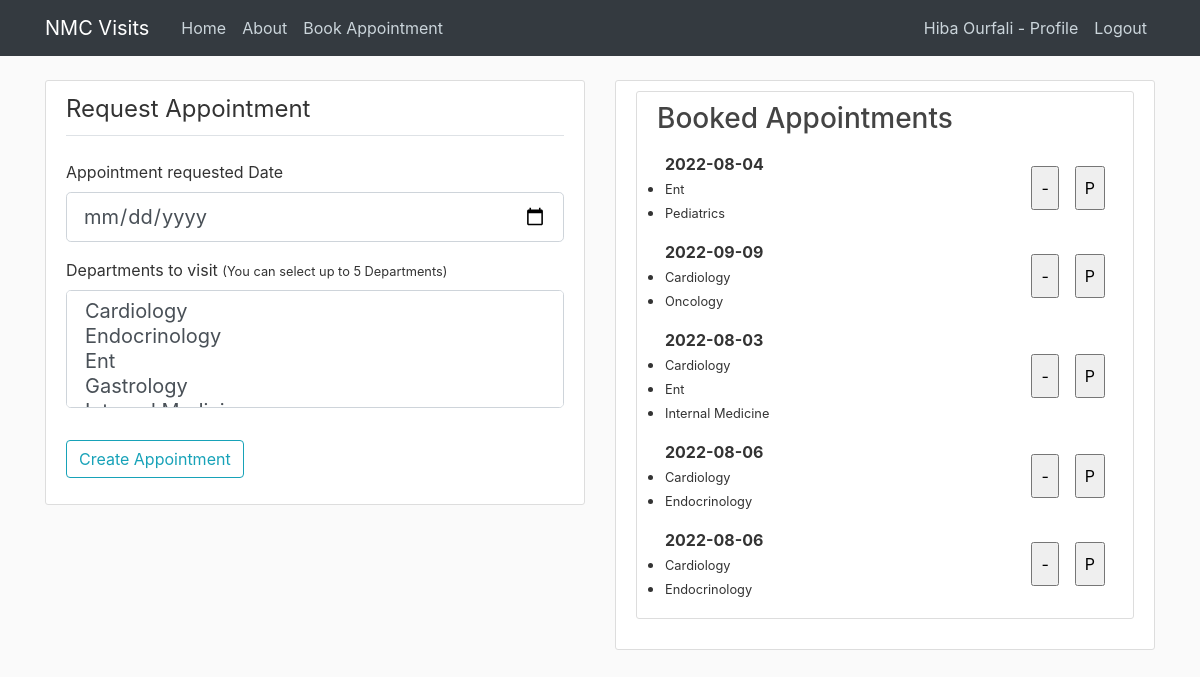
The page /createAppointment (signed in) on the database its author committed.
### nmcvisits/models.py (models this page shows, shortened)
class User(db.Model, UserMixin):
    id = db.Column(db.Integer, primary_key=True)
    username = db.Column(db.String(100), nullable=False)
    email = db.Column(db.String(100), unique=True, nullable=False)
    password = db.Column(db.String(), nullable=False)
    company = db.Column(db.String())
    jobTitle = db.Column(db.String())
    phone = db.Column(db.String())
    imageFile = db.Column(db.String(20), nullable=False, default='default.jpg')
    role = db.Column(db.String(20), nullable=False, default="Visitor")
    notes = db.Column(db.String(300))
    appointments = db.relationship('Appointment', backref='visitor', lazy=True)

class Departments(db.Model):
    id = db.Column(db.Integer, primary_key=True)
    departmentName = db.Column(db.String(50), nullable=False)

### nmcvisits/routes.py (the view, shortened to what this page needs)
@app.route("/createAppointment", methods=["POST", "GET"])
@login_required
def createAppointment():
    form = CreateAppointment()
    appointments = []
    rows = Appointment.query.filter_by(visitor_id=current_user.id)
    for row in rows:
        entry={}
        entry["appointmentDate"] = row.appointmentDate.date()
        entry['appointment_id'] = row.id
        dpts = VisitedDepartments.query.filter_by(appointment_id=row.id)
        listOfDpts = []
        for dpt in dpts:
            name = Departments.query.filter_by(id=dpt.department_id).first()
            listOfDpts.append(name.departmentName)
        entry["departments"] = listOfDpts
        appointments.append(entry)
    return render_template("createAppointment.html", sidebar = 6, form=form, appointments=appointments)

### nmcvisits/forms.py (shortened to what this page needs)
class CreateAppointment(FlaskForm):
    appointmentDate = DateField("Appointment requested Date", validators=[DataRequired()])
    department = SelectMultipleField("Departments to visit", validators=[DataRequired()], choices=getDepartments)
    submit = SubmitField('Create Appointment')

### nmcvisits/helpers.py (called while the page is built)
def getDepartments():
    departments = []
    for row in Departments.query.all():
        departments.append(row.departmentName)
        departments.sort()
    return departments

### nmcvisits/models.py (called while the page is built)
@login_manager.user_loader
def load_user(user_id):
    return User.query.get(int(user_id))

### nmcvisits/templates/createAppointment.html (shortened to what this page needs)
{% extends "layout.html" %}
{% block body %}
    <div class="content-section">
        <form method="Post" action="">
            <fieldset class="form-group">
                <legend class="border-bottom mb-4 pb-2">Request Appointment</legend>
                <div class="form-group">
                    {{ form.appointmentDate.label(class="form-control-label") }}
                    {% if form.appointmentDate.errors %}
                        {{ form.appointmentDate(class="form-control form-control-lg is-invalid") }}
                        <div class="invalid-feedback">
                            {% for error in form.appointmentDate.errors %}
                                <span>{{ error }}</span>
                            {% endfor %}
                        </div>
                    {% else %}
                        {{ form.appointmentDate(class="form-control form-control-lg") }}
                    {% endif %}
                </div>
                <div class="form-group">
                    {{ form.department.label(class="form-control-label") }}
                    <small class="muted">(You can select up to 5 Departments)</small>
                    {% if form.department.errors %}
                        {{ form.department(class="form-control form-control-lg is-invalid") }}
                        <div class="invalid-feedback">
                            {% for error in form.department.errors %}
                                <span>{{ error }}</span>
                            {% endfor %}
                        </div>
                    {% else %}
                        {{ form.department(class="form-control form-control-lg") }}
                    {% endif %}
                </div>
            </fieldset>
            <div class="form-group">
                {{ form.submit(class="btn btn-outline-info") }}
            </div>
        </form>
    </div>
{% endblock %}
{% block side %}
<div class="content-section">
    {% if appointments %}
    <h3>Booked Appointments</h3>
        <ul class="list-group">
            {% for appointment in appointments %}
                    <div class="d-flex flex-fill flex-row align-content-stretch p-2">
                            <div class="align-self-stretch align-items-center">
                                <li class="d-flex align-content-stretch"><strong>{{appointment.appointmentDate}}</strong></li>
                                {% for dpt in appointment.departments %}
                                    <li>
                                        <small>{{dpt}}</small>
                                    </li>
                                {% endfor %}
                            </div>
                            <div class="d-flex ml-auto align-content-end align-items-center">
                                <form class="d-flex flex-fill flex-row p-2" method="Post" action="{{url_for('deleteAppointment')}}">
                                    <input class="p-2" type="submit" name="submitbutton" id="submitbutton" value="-">
                                </form>
                                <form action="{{url_for('printAppointment')}}" method="Post">
                                    <input class="p-2 ml-2" type="submit" value="P">
                                </form>
                            </div>
                    </div>
            {% endfor %}
        </ul>
</div>
{% else %}
<h3>No Booked Appointments</h3>
{% endif %}
{% endblock %}

### nmcvisits/templates/layout.html (shortened to what this page needs)
<!DOCTYPE html>
<html>
<head>
    <link rel="stylesheet" href="https://maxcdn.bootstrapcdn.com/bootstrap/4.0.0/css/bootstrap.min.css">
    <link rel="stylesheet" type="text/css" href="{{ url_for('static', filename='styles.css') }}">
</head>
<body>
    <header class="site-header">
      <nav class="navbar navbar-expand-md navbar-dark bg-dark fixed-top">
        <div class="container">
          <a class="navbar-brand mr-4" href="/">NMC Visits</a>
          <div class="collapse navbar-collapse" id="navbarToggle">
            <div class="navbar-nav mr-auto">
              {% if current_user.role != "Admin" %}
              <a class="nav-item nav-link" href="{{ url_for('home') }}">Home</a>
              <a class="nav-item nav-link" href="{{ url_for('about') }}">About</a>
              <a class="nav-item nav-link" href="{{ url_for('createAppointment') }}">Book Appointment</a>
              {% endif %}
            </div>
            <div class="navbar-nav">
              {% if current_user.is_authenticated %}
              <a class="nav-item nav-link" href="{{ url_for('profile') }}">{{current_user.username}} - Profile</a>
              <a class="nav-item nav-link" href="{{ url_for('logout') }}">Logout</a>
              {% else %}
              <a class="nav-item nav-link" href="{{ url_for('login') }}">Login</a>
              <a class="nav-item nav-link" href="{{ url_for('register') }}">Register</a>
              {% endif %}
            </div>
          </div>
        </div>
      </nav>
    </header>
    <main role="main" class="container">
      <div class="row">
        {% if sidebar %}
        <div class="col-md-{{12-sidebar}}">
        {% else %}
        <div class="col-md-12">
        {% endif %}
          {% block body %}
          {% endblock %}
        </div>
        {% if sidebar %}
        <div class="col-md-{{sidebar}}">
          <div class="content-section">
            {% block side %}
            {% endblock %}
          </div>
        </div>
        {% endif %}
      </div>
    </main>
</body>
</html>

### nmcvisits/static/styles.css (style rules this page uses)
body { background: #fafafa; color: #333333; margin-top: 5rem; }
h1, h2, h3, h4, h5, h6 { color: #444444; }
.site-header .navbar-nav .nav-link { color: #cbd5db; }
.content-section { background: #ffffff; padding: 10px 20px; border: 1px solid #dddddd; border-radius: 3px; margin-bottom: 20px; }

### rows shown on the page
User: username "Hiba Ourfali"
Departments: departmentName "Ent"
Departments: departmentName "Pediatrics"
Departments: departmentName "Cardiology"
Departments: departmentName "Oncology"
Departments: departmentName "Internal Medicine"
Departments: departmentName "Endocrinology"

### other values the page prints
{{ appointment.appointmentDate }} "2022-08-04" "2022-09-09" "2022-08-03" "2022-08-06" "2022-08-06"
